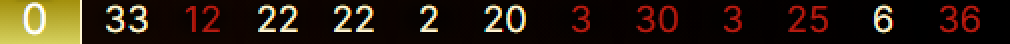
#> input picture treino/0-33-12-22-22-2-20-3-30-3-25-6-36.png, 505 x 22 px (shown 2 times larger); its folder holds 4 pictures in this run
$ python reconhecer_dados_treino.py
#> lines starting #> are read from the running program, lines starting #| are printed output that depends on the picture
### reconhecer.py
"""
Reconhecedor de Números de Roleta
==================================
Lê uma imagem (22x505) com 13 números em linha e retorna um array com os valores.

Como funciona:
  1. Corta a imagem nas 13 casas (posições fixas: a 1ª é a caixa grande,
     as demais têm ~38,33 px de espaçamento).
  2. Em cada casa, estima a cor do fundo linha a linha pela margem esquerda
     (onde nunca há dígito) e calcula o contraste de cada pixel contra esse
     fundo — funciona com texto branco/vermelho/verde e fundo escuro, dourado
     ou colorido.
  3. Separa os dígitos individuais (componentes conectados; se dois dígitos
     estiverem encostados, divide na coluna de menor tinta).
  4. Classifica cada dígito (0–9) pelo vizinho mais próximo entre os dígitos
     extraídos das imagens de treino. O rótulo vem do nome do arquivo.

Uso:
    python reconhecer.py imagem.png
    python reconhecer.py imagem.png --debug
    python reconhecer.py pasta_com_imagens/
"""

import argparse
import os
import sys
from pathlib import Path
from typing import Optional

import cv2
import numpy as np

# ─── Configurações ────────────────────────────────────────────────────────────

PASTA_TREINO = "treino"
NUM_REGIOES  = 13
LARGURA_IMG  = 505
ALTURA_IMG   = 22
PASSO_CASA   = 38.33     # distância entre centros das casas
LIMIAR       = 90        # contraste mínimo para considerar pixel como dígito
ALT_GLIFO    = 16        # tamanho normalizado do dígito
LARG_GLIFO   = 14
DIST_ALERTA  = 3.5       # distância acima disso → reconhecimento duvidoso
                         # (no treino: acertos ficam todos ≤ 2,8)
VALIDOS      = set(range(0, 37))

# ─── Segmentação ──────────────────────────────────────────────────────────────

def _contraste(casa: np.ndarray, cols_fundo: slice, x_min: int, x_max: int) -> np.ndarray:
    """Distância de cor de cada pixel ao fundo (estimado por linha)."""
    fundo = np.median(casa[:, cols_fundo], axis=1, keepdims=True)
    d = np.sqrt(((casa - fundo) ** 2).sum(axis=2))
    d[:, :x_min] = 0
    d[:, x_max:] = 0
    return d


def mapas_das_casas(img: np.ndarray) -> list:
    """Retorna, para cada uma das 13 casas, o mapa de contraste (float)."""
    if img.shape[:2] != (ALTURA_IMG, LARGURA_IMG):
        img = cv2.resize(img, (LARGURA_IMG, ALTURA_IMG), interpolation=cv2.INTER_AREA)
    f = img.astype(np.float32)

    # Casa 0: caixa grande (x 0..40), fonte maior
    mapas = [_contraste(f[:, 0:40], slice(1, 5), 5, 38)]

    for i in range(1, NUM_REGIOES):
        x1 = int(round(20 + i * PASSO_CASA - 19))
        mapas.append(_contraste(f[:, x1:x1 + 38], slice(4, 10), 8, 36))
    return mapas


# [7 lines left out: function _dividir, not called in this run]


def separar_digitos(d: np.ndarray) -> list:
    """Recorta cada dígito da casa. Retorna lista de mapas (esquerda → direita)."""
    m = (d > LIMIAR).astype(np.uint8)
    n, _, st, _ = cv2.connectedComponentsWithStats(m, connectivity=8)
    validos = [i for i in range(1, n) if st[i, 3] >= 8]   # ignora ruído baixo
    blocos = sorted((st[i, 0], st[i, 0] + st[i, 2]) for i in validos)

    unidos = []
    for a, b in blocos:
        if unidos and a < unidos[-1][1]:
            unidos[-1] = (unidos[-1][0], max(b, unidos[-1][1]))
        else:
            unidos.append((a, b))

    tinta = m.sum(axis=0)

    def aparar(a, b):
        # Remove colunas das pontas com quase nenhuma tinta
        # (ex.: linha fina horizontal grudada no dígito)
        while b - a > 2 and tinta[a] <= 2:
            a += 1
        while b - a > 2 and tinta[b - 1] <= 2:
            b -= 1
        return a, b

    unidos = [aparar(a, b) for a, b in unidos]
    altura = max((st[i, 3] for i in validos), default=14)
    faixas = []
    for a, b in unidos:
        if len(unidos) == 1 and (b - a) > altura * 0.95:
            faixas += [aparar(x, y) for x, y in _dividir(d, a, b)]
        else:
            faixas.append((a, b))

    digitos = []
    for a, b in faixas:
        sub = d[:, a:b]
        ys = np.where((sub > LIMIAR).any(axis=1))[0]
        if len(ys):
            digitos.append(sub[ys[0]:ys[-1] + 1])
    return digitos


def vetorizar(g: np.ndarray) -> np.ndarray:
    """Normaliza o dígito para altura fixa (mantendo proporção) e achata."""
    g = np.clip(g / 255.0, 0, 1).astype(np.float32)
    h, w = g.shape
    nw = max(1, min(LARG_GLIFO, int(round(w * ALT_GLIFO / h))))
    r = cv2.resize(g, (nw, ALT_GLIFO), interpolation=cv2.INTER_AREA)
    canvas = np.zeros((ALT_GLIFO, LARG_GLIFO), np.float32)
    off = (LARG_GLIFO - nw) // 2
    canvas[:, off:off + nw] = r
    return np.concatenate([canvas.ravel(), [w / h * 2]])

# ─── Modelo (dígitos de treino) ───────────────────────────────────────────────

def rotulo_do_nome(caminho: Path) -> Optional[list]:
    try:
        nums = [int(p) for p in caminho.stem.split("-")]
    except ValueError:
        return None
    if len(nums) != NUM_REGIOES or any(n not in VALIDOS for n in nums):
        return None
    return nums


def extrair_amostras(img: np.ndarray, numeros: list):
    """Extrai (vetores, dígitos) de uma imagem rotulada. Casas inconsistentes são puladas."""
    X, Y, puladas = [], [], 0
    for d, n in zip(mapas_das_casas(img), numeros):
        gs = separar_digitos(d)
        if len(gs) != len(str(n)):
            puladas += 1
            continue
        for g, ch in zip(gs, str(n)):
            X.append(vetorizar(g))
            Y.append(int(ch))
    return X, Y, puladas


class Modelo:
    def __init__(self, X, Y):
        self.X = np.asarray(X, np.float32)
        self.Y = np.asarray(Y, np.int32)

    # [19 lines left out: function do_treino, not called in this run]

    def vazio(self) -> bool:
        return len(self.Y) == 0

    def classificar(self, g: np.ndarray):
        dist = ((self.X - vetorizar(g)) ** 2).sum(axis=1)
        k = int(np.argmin(dist))
        return int(self.Y[k]), float(np.sqrt(dist[k]))

# ─── Reconhecimento ───────────────────────────────────────────────────────────

def reconhecer_img(img: np.ndarray, modelo: Modelo, detalhes: bool = False):
    """
    Retorna a lista com os 13 números (-1 = falha).
    Com detalhes=True retorna também a lista de distâncias (confiança) por casa.
    """
    numeros, dists = [], []
    for d in mapas_das_casas(img):
        gs = separar_digitos(d)
        if not 1 <= len(gs) <= 2:
            numeros.append(-1)
            dists.append(float("inf"))
            continue
        txt, pior = "", 0.0
        for g in gs:
            dig, dist = modelo.classificar(g)
            txt += str(dig)
            pior = max(pior, dist)
        n = int(txt)
        numeros.append(n if n in VALIDOS else -1)
        dists.append(pior)
    return (numeros, dists) if detalhes else numeros


# [40 lines left out: functions reconhecer_imagem, main, not called in this run]


# [2 lines that do not run on import are left out]

### reconhecer_dados_treino.py
"""
Avaliação de Performance sobre os Dados de Treino
===================================================
Validação cruzada "deixa-um-de-fora": cada imagem de 'treino/' é reconhecida
usando um modelo montado com TODAS AS OUTRAS imagens, e o resultado é comparado
com o gabarito do nome do arquivo. Isso mede a precisão real esperada em
imagens novas (e não apenas se o modelo "decorou" o treino).

Uso:
    python reconhecer_dados_treino.py
    python reconhecer_dados_treino.py --detalhes      (mostra todas as imagens)
"""

import argparse
import sys
from pathlib import Path

import cv2
import numpy as np

from reconhecer import (
    Modelo, extrair_amostras, reconhecer_img, rotulo_do_nome,
    NUM_REGIOES, PASTA_TREINO,
)


def avaliar(pasta_treino: str, mostrar_detalhes: bool) -> float:
#> called with pasta_treino = 'treino', mostrar_detalhes = False
    imagens = sorted(Path(pasta_treino).glob("*.png"))
    if not imagens:
        print(f"[ERRO] Nenhuma imagem em '{pasta_treino}/'.")
        sys.exit(1)

    # Extrai os dígitos de cada imagem uma única vez
    dados = {}
    for caminho in imagens:
        nums = rotulo_do_nome(caminho)
        img = cv2.imread(str(caminho))
#> img is the input picture: shape (22, 505, 3); mean B, G, R 16.3, 29.1, 41.8
        if nums is None or img is None:
            print(f"  [ignorado] {caminho.name}")
            continue
        X, Y, puladas = extrair_amostras(img, nums)
#> in _contraste, `d = np.sqrt(((casa - fundo) ** 2).sum(axis=2))`:
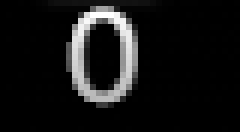
#> d: shape (22, 40) float32 (shown 6 times larger); min 0, max 270.7, mean 22.9; drawn with min black and max white
#> in _contraste (call 2), `d = np.sqrt(((casa - fundo) ** 2).sum(axis=2))`:
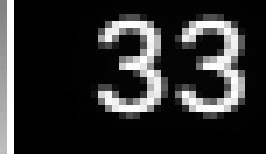
#> d: shape (22, 38) float32 (shown 7 times larger); min 0, max 397.9, mean 71.6; drawn with min black and max white
#> in _contraste (call 3), `d = np.sqrt(((casa - fundo) ** 2).sum(axis=2))`:
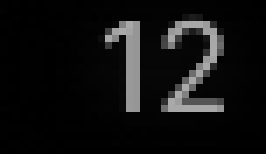
#> d: shape (22, 38) float32 (shown 7 times larger); min 0, max 169.6, mean 16.8
#> the loop in extrair_amostras, `for d, n in zip(mapas_das_casas(img), numeros):` made 13 passes
#> (validos in separar_digitos, blocos in separar_digitos, unidos in separar_digitos, altura in separar_digitos) on passes 2, 7, 9, 11: ([1, 2], [(14, 24), (25, 35)], [(14, 24), (26, 35)], 15), ([1, 2], [(11, 21), (22, 32)], [(11, 20), (22, 32)], 15), ([1, 2], [(10, 19), (22, 31)], [(11, 19), (22, 31)], 13), ([1, 2], [(10, 19), (22, 30)], [(11, 19), (22, 30)], 13)
#> (st in separar_digitos, validos in separar_digitos, unidos in separar_digitos, altura in separar_digitos) on passes 1, 6, 12: ([[0, 0, 40, 22, 788], [11, 1, 12, 16, 92]], [1], [(11, 23)], 16), ([[0, 0, 38, 22, 766], [17, 2, 9, 14, 70]], [1], [(17, 26)], 14), ([[0, 0, 38, 22, 748], [14, 2, 10, 15, 88]], [1], [(14, 24)], 15)
#> after the loop in extrair_amostras, `for d, n in zip(mapas_das_casas(img), numeros):`: X = 21 items; Y = [0, 3, 3, 1, 2, 2, 2, 2, 2, 2, 2, 0, 3, 3, 0, 3, 2, 5, 6, 3, 6]; puladas = 0
#> X = 21 items; puladas = 0
        if puladas:
            print(f"  [aviso] {caminho.name}: {puladas} casa(s) não segmentadas")
        dados[caminho] = (img, nums, X, Y)
#> pass 2 of the loop in avaliar, `for caminho in imagens:`:
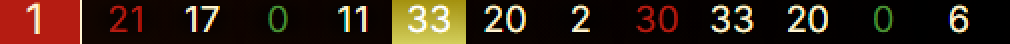
#> input picture treino/1-21-17-0-11-33-20-2-30-33-20-0-6.png, 505 x 22 px (shown 2 times larger)
#> in avaliar, img is the input picture: shape (22, 505, 3); mean B, G, R 19.5, 32.8, 51.6
#> in _contraste (call 14), `d = np.sqrt(((casa - fundo) ** 2).sum(axis=2))`:
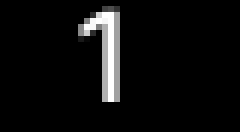
#> d: shape (22, 40) float32 (shown 6 times larger); min 0, max 298.3, mean 15; drawn with min black and max white
#> d: shape (22, 38) float32
#> in _contraste (call 16), `d = np.sqrt(((casa - fundo) ** 2).sum(axis=2))`:
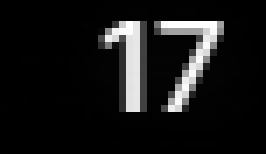
#> d: shape (22, 38) float32 (shown 7 times larger); min 0, max 399.7, mean 37.5; drawn with min black and max white
#> the loop in extrair_amostras (call 2), `for d, n in zip(mapas_das_casas(img), numeros):` made 13 passes
#> (validos in separar_digitos, blocos in separar_digitos, unidos in separar_digitos, altura in separar_digitos) on passes 2, 3, 5, 6, 7, 9: ([1, 2], [(16, 25), (27, 32)], [(16, 24), (30, 32)], 13), ([1, 2], [(14, 21), (22, 32)], [(15, 21), (23, 31)], 13), ([1, 2], [(15, 21), (23, 30)], [(16, 21), (24, 30)], 13), ([1, 2], [(11, 20), (22, 32)], [(11, 20), (23, 32)], 14), ([1, 2], [(11, 21), (22, 32)], [(11, 20), (22, 32)], 15), ([1, 2], [(10, 19), (22, 31)], [(11, 19), (22, 31)], 13)
#> in avaliar, `X, Y, puladas = extrair_amostras(img, nums)`: Y = [1, 2, 1, 1, 7, 0, 1, 1, 3, 3, 2, 0, 2, 3, 0, 3, 3, 2, 0, 0, 6]
#> pass 3 of the loop in avaliar, `for caminho in imagens:`:
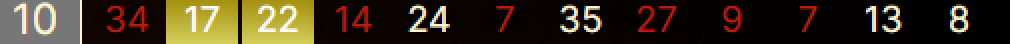
#> input picture treino/10-34-17-22-14-24-7-35-27-9-7-13-8.png, 505 x 22 px (shown 2 times larger)
#> in avaliar, img is the input picture: shape (22, 505, 3); mean B, G, R 28.7, 47.4, 58.3
#> in _contraste (call 27), `d = np.sqrt(((casa - fundo) ** 2).sum(axis=2))`:
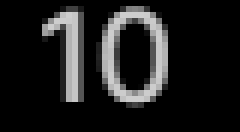
#> d: shape (22, 40) float32 (shown 6 times larger); min 0, max 205.9, mean 29.8
#> d: shape (22, 38) float32
#> in _contraste (call 29), `d = np.sqrt(((casa - fundo) ** 2).sum(axis=2))`:
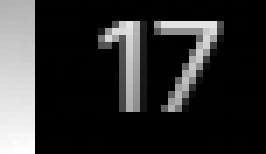
#> d: shape (22, 38) float32 (shown 7 times larger); min 0, max 294.8, mean 55.1; drawn with min black and max white
#> in avaliar, `X, Y, puladas = extrair_amostras(img, nums)`: X = 22 items; Y = [1, 0, 3, 4, 1, 7, 2, 2, 1, 4, 2, 4, 7, 3, 5, 2, 7, 9, 7, 1, 3, 8]
#> the loop made 4 passes; the first 3 are shown

    total = acertos = perfeitas = 0
#> total = 0; acertos = 0; perfeitas = 0
    erros_por_num = {}

    for caminho, (img, gabarito, _, _) in dados.items():
        X = [x for c, d in dados.items() if c != caminho for x in d[2]]
        Y = [y for c, d in dados.items() if c != caminho for y in d[3]]
        obtido = reconhecer_img(img, Modelo(X, Y))

        erros = [(i + 1, e, o) for i, (e, o) in enumerate(zip(gabarito, obtido)) if e != o]
        total += NUM_REGIOES
        acertos += NUM_REGIOES - len(erros)
        perfeitas += not erros
        for _, real, pred in erros:
            erros_por_num.setdefault(real, []).append(pred)

        if erros:
            print(f"[ERRO] {caminho.name}")
            print(f"   Esperado : {gabarito}")
            print(f"   Obtido   : {obtido}")
        elif mostrar_detalhes:
            print(f"[OK]   {caminho.name}")
#> this loop made 4 passes
#> gabarito on passes 2 to 4: [1, 21, 17, 0, 11, 33, 20, 2, 30, 33, 20, 0, 6], [10, 34, 17, 22, 14, 24, 7, 35, 27, 9, 7, 13, 8], [10, 36, 11, 3, 28, 23, 31, 4, 24, 35, 9, 33, 17]
#> gabarito on pass 1: [0, 33, 12, 22, 22, 2, 20, 3, 30, 3, 25, 6, 36]
#| [ERRO] 0-33-12-22-22-2-20-3-30-3-25-6-36.png
#|    Esperado : [0, 33, 12, 22, 22, 2, 20, 3, 30, 3, 25, 6, 36]
#|    Obtido   : [0, 33, 12, 22, 22, 2, 20, 3, 30, 3, 26, 8, 36]
#| [ERRO] 1-21-17-0-11-33-20-2-30-33-20-0-6.png
#|    Esperado : [1, 21, 17, 0, 11, 33, 20, 2, 30, 33, 20, 0, 6]
#|    Obtido   : [1, 21, 17, 0, 11, 33, 20, 2, 30, 33, 20, 0, 8]
#| [ERRO] 10-34-17-22-14-24-7-35-27-9-7-13-8.png
#|    Esperado : [10, 34, 17, 22, 14, 24, 7, 35, 27, 9, 7, 13, 8]
#|    Obtido   : [10, 31, 17, 22, 13, 24, 2, 35, 22, 9, 2, 13, 8]
#> pass 1, in __init__, `self.X = np.asarray(X, np.float32)`:
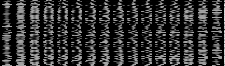
#> self.X: shape (66, 225) float32; min 0, max 1.54, mean 0.289; drawn with min black and max white
#> pass 1, in _contraste (call 56), `d = np.sqrt(((casa - fundo) ** 2).sum(axis=2))`:
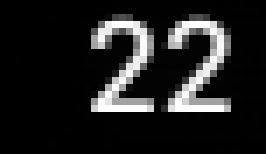
#> d: shape (22, 38) float32 (shown 7 times larger); min 0, max 400.9, mean 51.4; drawn with min black and max white
#> pass 1, in _contraste (call 57), `d = np.sqrt(((casa - fundo) ** 2).sum(axis=2))`:
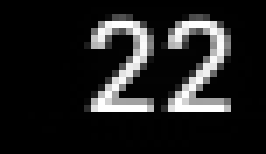
#> d: shape (22, 38) float32 (shown 7 times larger); min 0, max 401.8, mean 51.4; drawn with min black and max white
#> pass 1, in _contraste (call 58), `d = np.sqrt(((casa - fundo) ** 2).sum(axis=2))`:
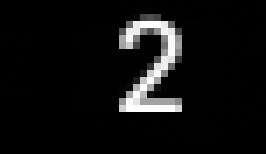
#> d: shape (22, 38) float32 (shown 7 times larger); min 0, max 402.7, mean 26.4; drawn with min black and max white

    if erros_por_num:
        print("\nNúmeros com erro (real: obtidos):")
        for num, preds in sorted(erros_por_num.items(), key=lambda kv: -len(kv[1])):
            print(f"  {num:>2}: {preds}")
#> this loop made 6 passes
#> (num, preds) on passes 1 to 6: (6, [8, 8]), (7, [2, 2]), (25, [26]), (34, [31]), (14, [13]), (27, [22])
#|    6: [8, 8]
#|    7: [2, 2]
#|   25: [26]
#|   34: [31]
#|   14: [13]
#|   27: [22]

    taxa = 100 * acertos / total if total else 0.0
    print("\n" + "=" * 50)
    print(f"  Imagens avaliadas : {len(dados)}")
#|   Imagens avaliadas : 4
    print(f"  Imagens perfeitas : {perfeitas} ({100 * perfeitas / len(dados):.1f}%)")
#|   Imagens perfeitas : 1 (25.0%)
    print(f"  Casas corretas    : {acertos}/{total} ({taxa:.2f}%)")
#|   Casas corretas    : 44/52 (84.62%)
    print("=" * 50)
    return taxa


def main():
    parser = argparse.ArgumentParser(description="Avalia o reconhecedor sobre os dados de treino.")
    parser.add_argument("--treino", default=PASTA_TREINO,
                        help=f"Pasta de treino (padrão: {PASTA_TREINO})")
    parser.add_argument("--detalhes", action="store_true", help="Mostrar resultado por imagem")
    args = parser.parse_args()
    avaliar(args.treino, args.detalhes)


if __name__ == "__main__":
    main()
